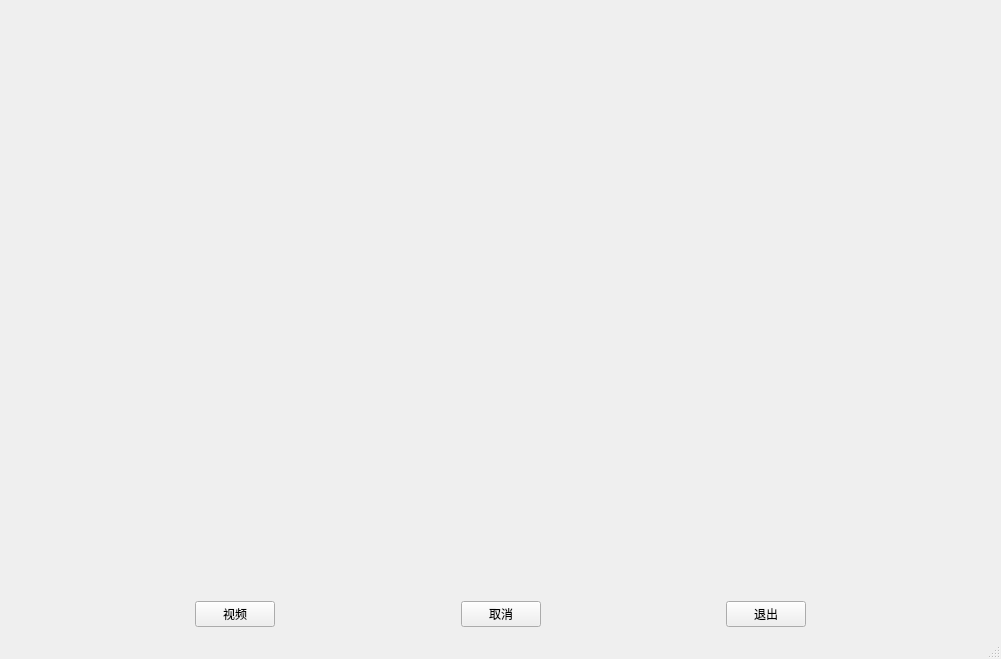
<?xml version="1.0" encoding="UTF-8"?>
<ui version="4.0">
 <class>mainwindow</class>
 <widget class="QMainWindow" name="mainwindow">
  <property name="geometry">
   <rect>
    <x>0</x>
    <y>0</y>
    <width>1001</width>
    <height>659</height>
   </rect>
  </property>
  <property name="windowTitle">
   <string>MainWindow</string>
  </property>
  <widget class="QWidget" name="centralwidget">
   <layout class="QVBoxLayout" name="verticalLayout_3">
    <item>
     <layout class="QVBoxLayout" name="verticalLayout_2" stretch="560,31">
      <property name="spacing">
       <number>0</number>
      </property>
      <item>
       <layout class="QHBoxLayout" name="horizontalLayout_2" stretch="0">
        <property name="spacing">
         <number>0</number>
        </property>
        <item>
         <layout class="QHBoxLayout" name="horizontalLayout_3" stretch="0,0,0">
          <property name="spacing">
           <number>0</number>
          </property>
          <item>
           <layout class="QVBoxLayout" name="verticalLayout">
            <item>
             <widget class="QLabel" name="label_video3">
              <property name="enabled">
               <bool>true</bool>
              </property>
              <property name="maximumSize">
               <size>
                <width>324</width>
                <height>16777215</height>
               </size>
              </property>
              <property name="text">
               <string/>
              </property>
             </widget>
            </item>
           </layout>
          </item>
          <item>
           <widget class="QLabel" name="label_video">
            <property name="enabled">
             <bool>true</bool>
            </property>
            <property name="text">
             <string/>
            </property>
           </widget>
          </item>
          <item>
           <widget class="QLabel" name="label_video2">
            <property name="text">
             <string/>
            </property>
           </widget>
          </item>
         </layout>
        </item>
       </layout>
      </item>
      <item>
       <layout class="QHBoxLayout" name="horizontalLayout">
        <property name="spacing">
         <number>0</number>
        </property>
        <item>
         <spacer name="horizontalSpacer">
          <property name="orientation">
           <enum>Qt::Horizontal</enum>
          </property>
          <property name="sizeHint" stdset="0">
           <size>
            <width>48</width>
            <height>28</height>
           </size>
          </property>
         </spacer>
        </item>
        <item>
         <widget class="QPushButton" name="pushButton_Begin">
          <property name="text">
           <string>视频</string>
          </property>
         </widget>
        </item>
        <item>
         <spacer name="horizontalSpacer_3">
          <property name="orientation">
           <enum>Qt::Horizontal</enum>
          </property>
          <property name="sizeHint" stdset="0">
           <size>
            <width>48</width>
            <height>28</height>
           </size>
          </property>
         </spacer>
        </item>
        <item>
         <widget class="QPushButton" name="pushButton_Cancel">
          <property name="text">
           <string>取消</string>
          </property>
         </widget>
        </item>
        <item>
         <spacer name="horizontalSpacer_5">
          <property name="orientation">
           <enum>Qt::Horizontal</enum>
          </property>
          <property name="sizeHint" stdset="0">
           <size>
            <width>48</width>
            <height>28</height>
           </size>
          </property>
         </spacer>
        </item>
        <item>
         <widget class="QPushButton" name="pushButton_Exit">
          <property name="text">
           <string>退出</string>
          </property>
         </widget>
        </item>
        <item>
         <spacer name="horizontalSpacer_6">
          <property name="orientation">
           <enum>Qt::Horizontal</enum>
          </property>
          <property name="sizeHint" stdset="0">
           <size>
            <width>48</width>
            <height>28</height>
           </size>
          </property>
         </spacer>
        </item>
       </layout>
      </item>
     </layout>
    </item>
   </layout>
  </widget>
  <widget class="QMenuBar" name="menubar">
   <property name="geometry">
    <rect>
     <x>0</x>
     <y>0</y>
     <width>1001</width>
     <height>27</height>
    </rect>
   </property>
  </widget>
  <widget class="QStatusBar" name="statusbar"/>
 </widget>
 <resources/>
 <connections/>
</ui>
